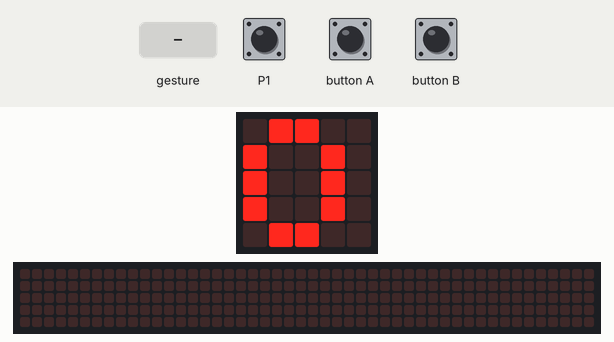
Recording of a program running on a simulated BBC micro:bit (MakeCode). Shown: the board's 5×5 LED display, a strip that is not on the board, showing the scrolling text unrolled. The test bench sets the inputs (shaded band). Random numbers come from a fixed seed; a tilt is held for 1.5 s and a shake lasts 1 s, then the board lies face up again; the 48×5 strip is a reading aid, not a part: it shows the text the display is scrolling, unrolled, one strip-width of it at a time.

Above: at 0.1 s.
2.0 s: gesture 'tilt left'
At 3.0 s:
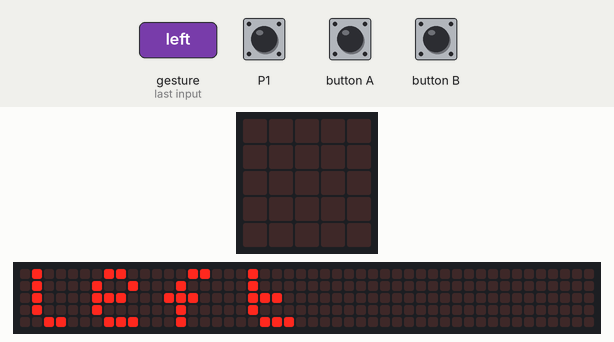
4.6 s: button A pressed for 0.15 s
5.3 s: touch pin P1 pressed for 0.15 s
6.0 s: gesture 'tilt right'
At 8.62 s:
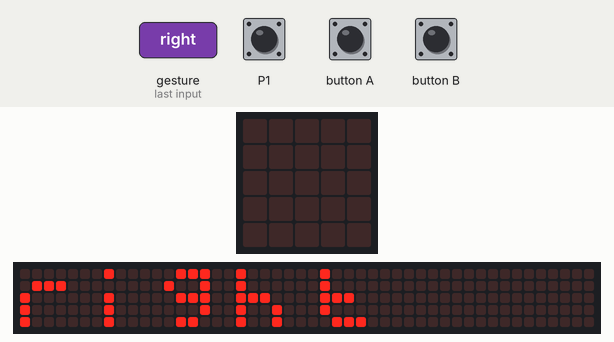
8.7 s: button A pressed for 1 s
At 8.77 s:
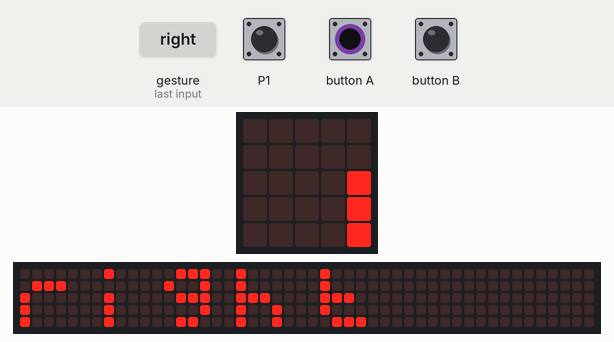
10.3 s: gesture 'shake'
At 14.78 s:
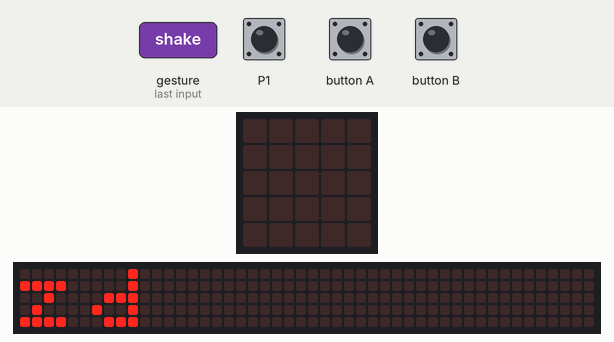
Timing chart, 0 to 15.0 s (numbered marks = the images above; inputs shaded):
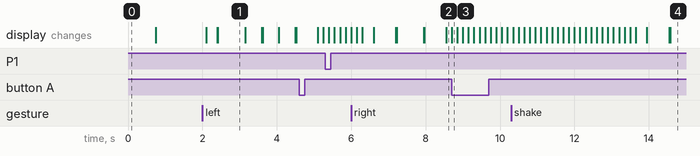

The program:

main.ts
```typescript
input.onGesture(Gesture.TiltLeft, function () {
    basic.showString("left")
})
//
input.onButtonPressed(Button.A, function () {
    count += 1
    basic.showNumber(count)
})
input.onGesture(Gesture.Shake, function () {
    basic.showString("zd")
})
input.onButtonPressed(Button.B, function () {
    dice = randint(1, 6)
    basic.showNumber(dice)
})
input.onPinPressed(TouchPin.P1, function () {
    basic.showIcon(IconNames.Diamond)
})
input.onGesture(Gesture.TiltRight, function () {
    basic.showString("right")
})
let test1 = false
let dice = 0
let count = 0
basic.showNumber(count)
basic.forever(function () {
    test1 = input.buttonIsPressed(Button.A)
    if (test1) {
        basic.showIcon(IconNames.Heart)
    } else {
        basic.clearScreen()
    }
})
```

test.ts
```typescript
// 在此处测试；当此软件包作为插件使用时，将不会编译此软件包。
```

Measured:
- after the input at 2.0 s, the display: changes after 0.10 s (image 1)
- what the display in image 1 shows lasts 0.8 s, from 2.4 s to 3.2 s
